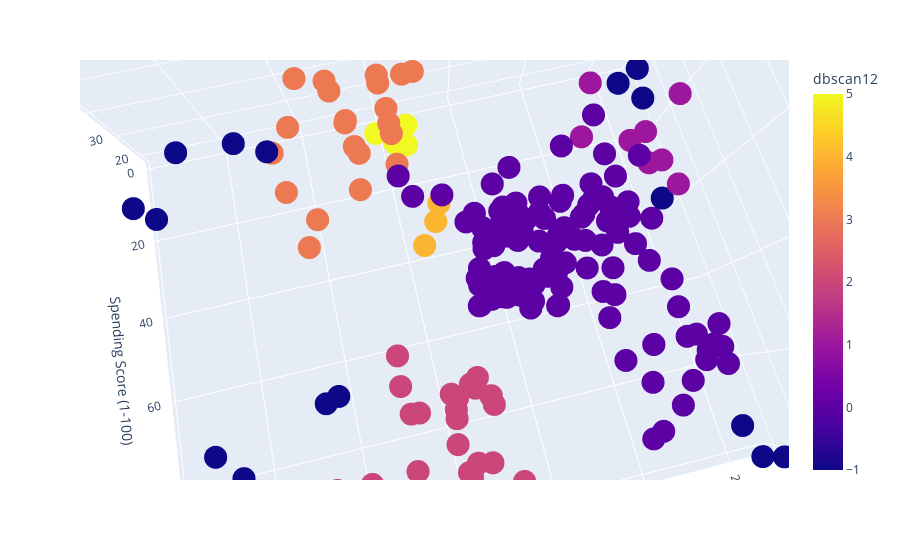

The notebook cell this image was saved under:
### Code cell
mod = DBSCAN(eps=12, min_samples=3)
mod.fit(dft)
dft["dbscan12"] = mod.labels_

px.scatter_3d(dft,
             x = dft["Annual Income (k$)"],
             y = dft["Spending Score (1-100)"],
             z = dft["Age"],
             color = dft["dbscan12"])

### Figure 1 — Plotly figure (JSON) as saved in the notebook; plotly's stock layout.template omitted (floating-point values rounded to 4 significant figures; data arrays with more than 128 entries replaced by an {"elided": "..."} marker saying what was removed)
{"data": [{"hovertemplate": "Annual Income (k$)=%{x}<br>Spending Score (1-100)=%{y}<br>Age=%{z}<br>dbscan12=%{marker.color}<extra></extra>", "legendgroup": "", "marker": {"color": {"elided": "200 int values"}, "coloraxis": "coloraxis", "symbol": "circle"}, "mode": "markers", "name": "", "scene": "scene", "showlegend": false, "type": "scatter3d", "x": {"elided": "200 int values"}, "y": {"elided": "200 int values"}, "z": {"elided": "200 int values"}}], "layout": {"autosize": true, "coloraxis": {"colorbar": {"title": {"text": "dbscan12"}}, "colorscale": [[0, "#0d0887"], [0.1111, "#46039f"], [0.2222, "#7201a8"], [0.3333, "#9c179e"], [0.4444, "#bd3786"], [0.5556, "#d8576b"], [0.6667, "#ed7953"], [0.7778, "#fb9f3a"], [0.8889, "#fdca26"], [1, "#f0f921"]]}, "legend": {"tracegroupgap": 0}, "margin": {"t": 60}, "scene": {"aspectmode": "auto", "aspectratio": {"x": 1.429, "y": 1.148, "z": 0.6093}, "camera": {"center": {"x": 0, "y": 0, "z": 0}, "eye": {"x": 0.05936, "y": 0.2499, "z": 1.032}, "projection": {"type": "perspective"}, "up": {"x": 0, "y": 0, "z": 1}}, "domain": {"x": [0, 1], "y": [0, 1]}, "xaxis": {"title": {"text": "Annual Income (k$)"}, "type": "linear"}, "yaxis": {"title": {"text": "Spending Score (1-100)"}, "type": "linear"}, "zaxis": {"title": {"text": "Age"}, "type": "linear"}}}}
